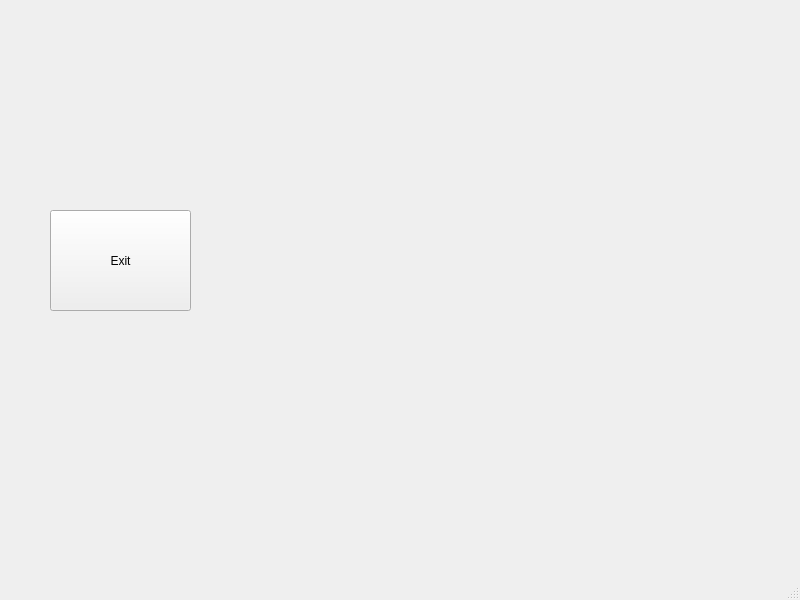
<?xml version="1.0" encoding="UTF-8"?>
<ui version="4.0">
 <class>MainWindow</class>
 <widget class="QMainWindow" name="MainWindow">
  <property name="geometry">
   <rect>
    <x>0</x>
    <y>0</y>
    <width>800</width>
    <height>600</height>
   </rect>
  </property>
  <property name="windowTitle">
   <string>MainWindow</string>
  </property>
  <widget class="QWidget" name="centralwidget">
   <widget class="QPushButton" name="btnExit">
    <property name="geometry">
     <rect>
      <x>50</x>
      <y>210</y>
      <width>141</width>
      <height>101</height>
     </rect>
    </property>
    <property name="text">
     <string>Exit</string>
    </property>
   </widget>
  </widget>
  <widget class="QMenuBar" name="menubar">
   <property name="geometry">
    <rect>
     <x>0</x>
     <y>0</y>
     <width>800</width>
     <height>26</height>
    </rect>
   </property>
  </widget>
  <widget class="QStatusBar" name="statusbar"/>
 </widget>
 <resources/>
 <connections/>
</ui>
